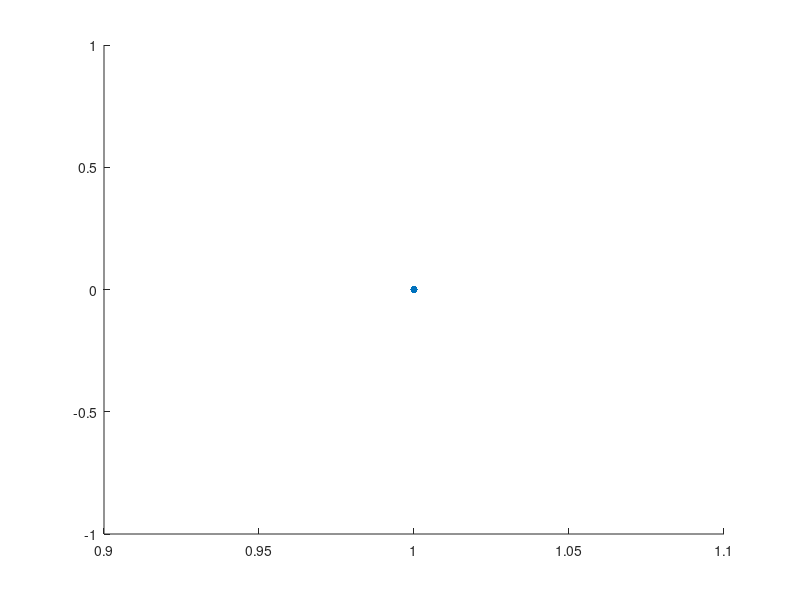

Source code (MATLAB): (Note: this script raises an error after producing the figure.)
function plotLandsatDensity()
%PLOTLANDSATDENSITY Summary of this function goes here
%   Detailed explanation goes here
    close all;

    directory = '/gpfs/sharedfs1/zhulab/Kexin/ProjectTACValidation/Supplementary';

    composite_intervals = {'biweekly','monthly','bimonthly','quarterly'};

    n = 53;
    % n = 2712;
    density_valid = zeros(n,size(composite_intervals,1));
    density_single_missing = zeros(n,size(composite_intervals,1));
    density_double_missing = zeros(n,size(composite_intervals,1));
    density_more_missing = zeros(n,size(composite_intervals,1));
    

    %% Load sample data from different composite intervals
    for j = 1:length(composite_intervals)
        ci = composite_intervals{j};
        fprintf('Processing %s..\n', ci);

        % Landsat density for the 2712 forest sample points
        folderpath_DensityResults = fullfile(directory,['Landsat_FieldSample_density_',ci]);
        % folderpath_DensityResults = fullfile(directory,['Landsat_density_',ci]);
        if ~exist(folderpath_DensityResults)
            fprintf('Run checkLandsatDensityAllSample.m first!\n');
        end

        files = dir(fullfile(folderpath_DensityResults,'*.mat'));
 
        for i = 1:length(files)
            filename = files(i).name;
            load(fullfile(folderpath_DensityResults,filename));
            density_valid(i,j) = valid_data_pct;   % i is sample idx, j is composite interval
            density_single_missing(i,j) = single_missing_pct;
            density_double_missing(i,j) = double_missing_pct;
            density_more_missing(i,j) = more_missing_pct;
        end
    end


    %% Plot Figures   
    % === Calls for your four datasets ===
    labels = composite_intervals;  % {'biweekly','monthly','bimonthly','quarterly'}
    
    % Optional: set a common bandwidth for comparability (comment out to auto)
    commonBW = [];  % e.g., 0.5 or 1 if your units are percent; leave [] for auto
    
    % plot valid percentage scatter and boxplot for each composite interval
    % Number of categories (columns)
    [numObs, numCats] = size(density_valid);
    
    % Create figure
    figure; hold on;

    % --- Scatter points for each category ---
    for c = 1:numCats
        scatter(ones(numObs,1)*c, density_valid(:,c), 30, 'filled', ...
            'MarkerFaceAlpha', 0.6);  % aligned at category c
    end
    
    % --- Boxchart overlay ---
    boxchart(repelem(1:numCats, numObs), density_valid(:), ...
        'BoxFaceAlpha', 0.2, 'MarkerStyle', 'none', 'WhiskerLineColor','k');

    % Format axes
    xticks(1:numCats);
    xticklabels(composite_intervals);
    ylabel('Percentage of Valid Data');
    % title('Scatter points + Boxchart per Category');
    grid on;
    box on;
    set(gca,'fontsize',14)
    set(gca,'fontname','Arial')
    
 % plotDensityCurves(density_valid,           labels, ...
    % 'Distribution of Valid Data % (Density Curves)', 'Valid Data %', ...
    % 'Bandwidth', commonBW);
    
    % plotDensityCurves(density_single_missing,  labels, ...
    %     'Distribution of Single Missing % (Density Curves)', 'Single Missing %', ...
    %     'Bandwidth', commonBW);
    % 
    % plotDensityCurves(density_double_missing,  labels, ...
    %     'Distribution of Double Missing % (Density Curves)', 'Double Missing %', ...
    %     'Bandwidth', commonBW);
    % 
    % plotDensityCurves(density_more_missing,    labels, ...
    %     'Distribution of More-Than-Double Missing % (Density Curves)', 'More Missing %', ...
    %     'Bandwidth', commonBW);
  
 
end

% Helper: plot multiple density curves on one figure
function plotDensityCurves(matrixData, labels, titleStr, xLabelStr, varargin)
    % matrixData: N x K (each column is a group to plot)
    % labels:     1 x K cell array of legend labels
    % Optional name-value: 'Bandwidth', bw (scalar) to fix ksdensity bandwidth
    p = inputParser;
    addParameter(p, 'Bandwidth', []);
    parse(p, varargin{:});
    bw = p.Results.Bandwidth;

    colors = lines(size(matrixData,2));
    figure('Name', titleStr); set(gcf,'Position',[100,100,1000,500]);
    hold on; box on;
    for j = 1:size(matrixData,2)
        xj = matrixData(:,j);
        xj = xj(~isnan(xj));                  % drop NaNs if any
        if isempty(bw)
            [f, xi] = ksdensity(xj);
        else
            [f, xi]= ksdensity(xj, 'Bandwidth', bw);
        end
        plot(xi, f, 'LineWidth', 2, 'Color', colors(j,:), 'DisplayName', labels{j});
    end
    xlabel(xLabelStr);
    ylabel('Density');
    title(titleStr);
    legend('Location','best');
    grid on;
    set(gca,'FontName','Lucida Bright');
    set(gca,'FontSize',16);

    exportgraphics(gcf, [titleStr,'.png'], 'Resolution', 500);
end
